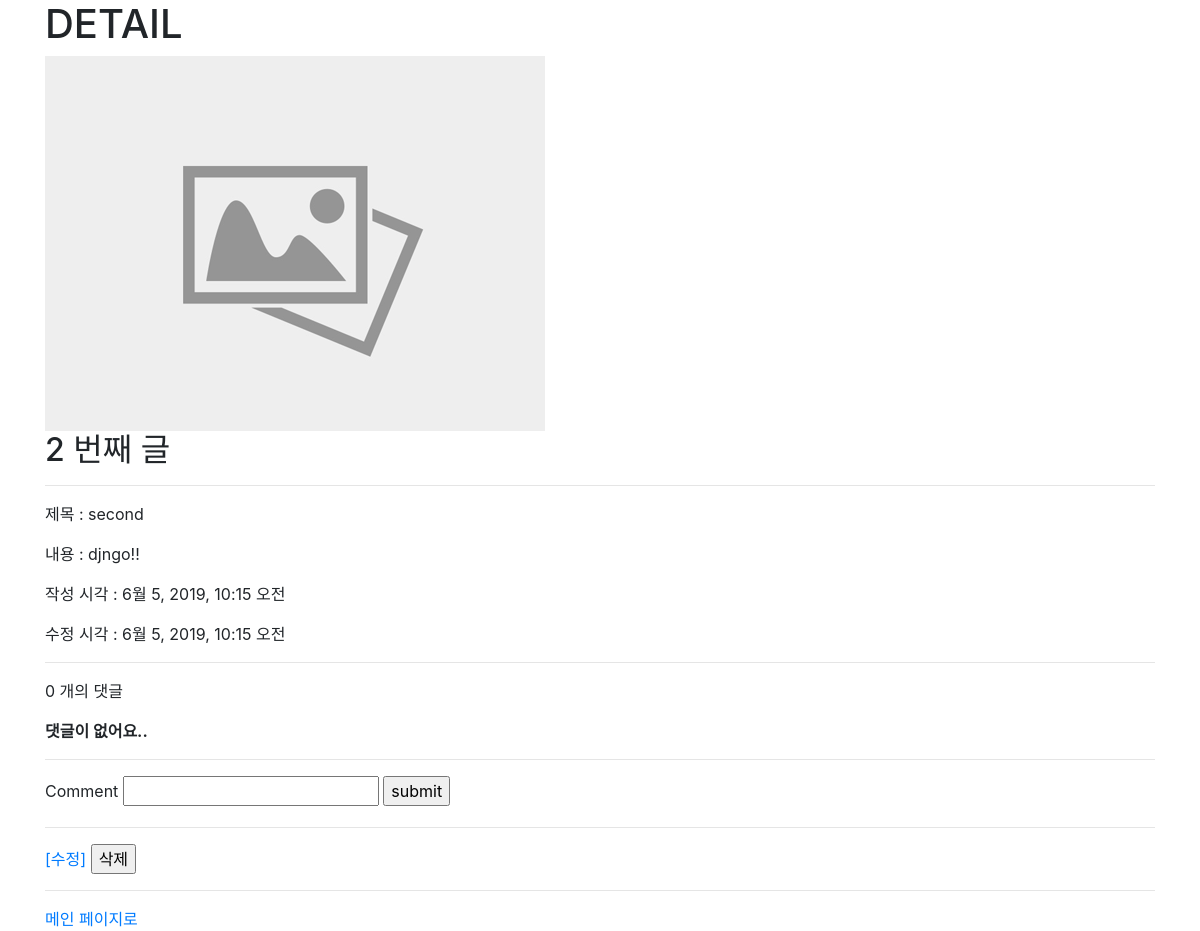
The page /boards/2/ on the database as committed earlier.
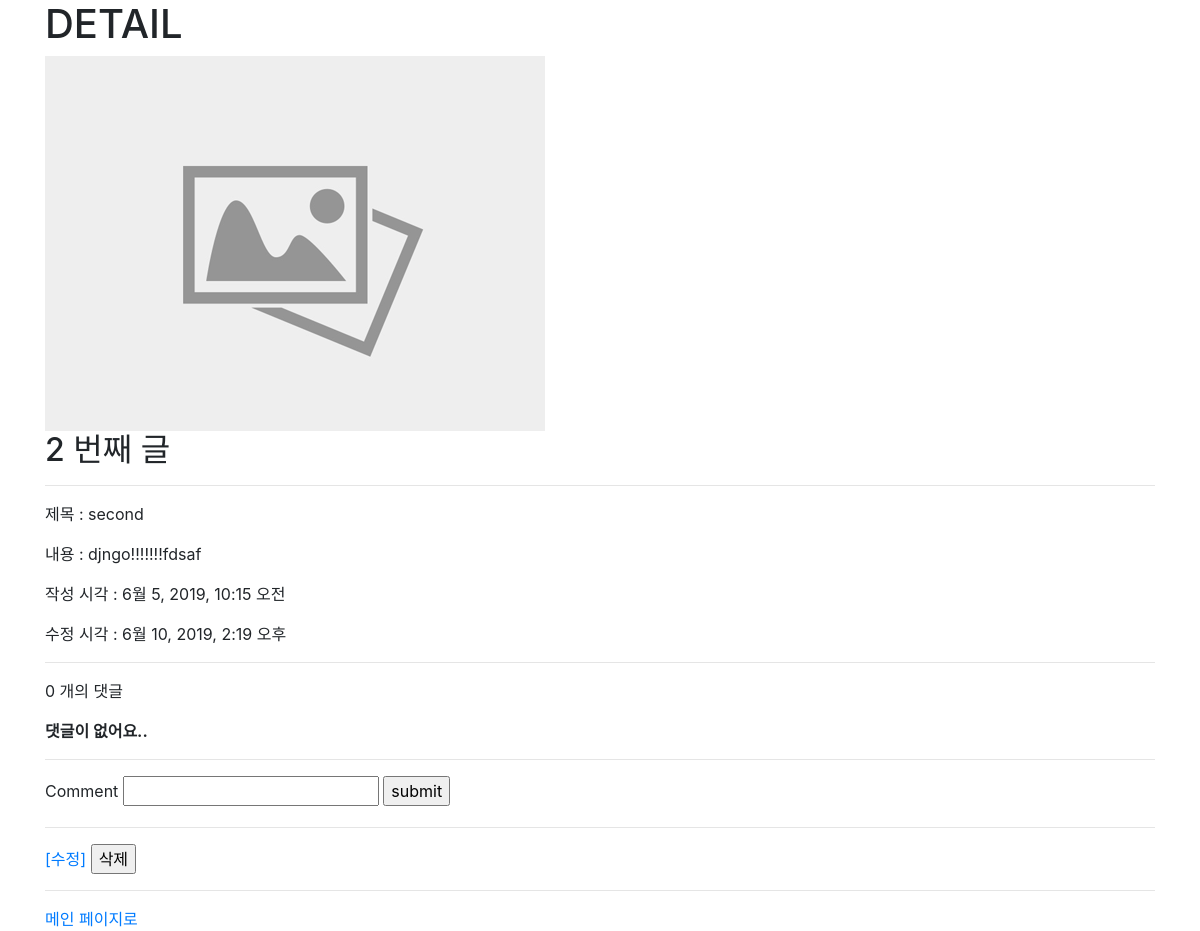
The same page on the database as committed later.
### boards/models.py (models this page shows, shortened)
class Board(models.Model):
    title = models.CharField(max_length=10)
    content = models.TextField()
    image = ProcessedImageField(
        upload_to='boards/images', # 저장 위치 (media 이후의 경로)
        processors=[Thumbnail(200,300)], # 처리할 작업 목록
        format='JPEG', # 저장 포맷
        options={'quality': 90}, # 추가 옵션들.
    )
    created_at = models.DateTimeField(auto_now_add=True)
    updated_at = models.DateTimeField(auto_now=True)

### boards/views.py (the view)
# urls.py: path('<int:board_pk>/', views.detail, name='detail'),
def detail(request, board_pk):
    board = Board.objects.get(pk=board_pk)
    comments = board.comment_set.order_by('-pk')
    context = {
        'board': board,
        'comments': comments,
    }
    return render(request, 'boards/detail.html', context)

### boards/templates/boards/detail.html (shortened to what this page needs)
{% extends 'boards/base.html' %}
{% load static %}
{% block content %}
  <h1>DETAIL</h1>
  {% if board.image %}
    <img src="{{ board.image.url }}" alt="{{ board.image }}">
  {% else %}
    <img src="{% static 'boards/images/no_img.png' %}" alt="no_img">
  {% endif %}
  <h2>{{ board.pk }} 번째 글</h2>
  <hr>
  <p>제목 : {{ board.title }}</p>
  <p>내용 : {{ board.content }}</p>
  <p>작성 시각 : {{ board.created_at }}</p>
  <p>수정 시각 : {{ board.updated_at }}</p>
  <hr>
  <p>{{ comments | length }} 개의 댓글</p>
  {% for comment in comments %}
    <li>
      {{ comment.content }}
      <form action="{% url 'boards:comments_delete' board.pk comment.pk %}" method="POST"  style="display: inline">
        {% csrf_token %}
        <input type="submit" value="삭제">
      </form>
    </li>
  {% empty %}
    <p><b>댓글이 없어요..</b></p>
  {% endfor %}
  <hr>
  <form action="{% url 'boards:comments_create' board.pk %}" method="POST">
    <label for="content">Comment</label>
    <input type="text" name="content" id="content">
    <input type="submit" value="submit">
  </form>
  <hr>
  <a href="{% url 'boards:update' board.pk %}">[수정]</a>
  <form action="{% url 'boards:delete' board.pk %}" method="POST" style="display: inline" onsubmit="return confirm('R U SURE??')">
    <input type="submit" value="삭제">
  </form><br>
  <hr>
  <a href="{% url 'boards:index' %}">메인 페이지로</a>
{% endblock %}

Rows that differ between the two databases and show on the page:
changed Board "second": content "djngo!!" → "djngo!!!!!!!fdsaf"; updated_at "6월 5, 2019, 10:15 오전" → "6월 10, 2019, 2:19 오후"
